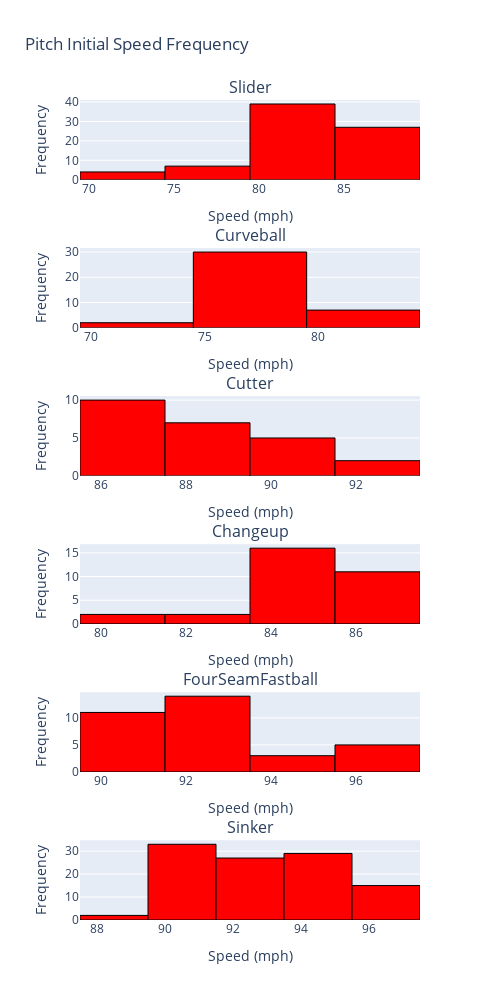

Here is the notebook cell this chart was saved with:
### Code cell
# Calculate the minimum and maximum speed
min_speed = min(min(speed) for speed in pitch_speed)
max_speed = max(max(speed) for speed in pitch_speed)

# Create subplots
fig = make_subplots(rows=len(pitch_type_types), cols=1, subplot_titles=pitch_type_types)

# Add histograms to subplots
for i in range(len(pitch_type_types)):
    hist = go.Histogram(
        x=pitch_speed[i],
        nbinsx=6,
        marker_color='red',
        marker_line_color='black',
        marker_line_width=1
    )

    fig.add_trace(hist, row=i+1, col=1)

    # Update x and y axis labels for each subplot
    fig.update_xaxes(title_text="Speed (mph)", row=i+1, col=1)
    fig.update_yaxes(title_text="Frequency", row=i+1, col=1)

# Update layout
fig.update_layout(
    height=1000,  # Adjust height as needed
    width=500,   # Adjust width as needed
    title_text='Pitch Initial Speed Frequency',
    showlegend=False
)
fig.show()

### Figure 1 — Plotly figure (JSON) as saved in the notebook; plotly's stock layout.template omitted (floating-point values rounded to 4 significant figures)
{"data": [{"marker": {"color": "red", "line": {"color": "black", "width": 1}}, "nbinsx": 6, "type": "histogram", "x": [84, 80, 80, 81, 83, 85, 80, 81, 86, 79, 78, 83, 83, 71, 85, 82, 83, 86, 86, 82, 83, 85, 80, 85, 86, 71, 80, 86, 87, 79, 84, 86, 80, 84, 84, 85, 83, 86, 85, 84, 76, 80, 80, 84, 85, 73, 87, 85, 70, 83, 87, 86, 79, 84, 86, 83, 84, 82, 86, 81, 80, 84, 84, 86, 81, 79, 84, 76, 86, 82, 84, 86, 86, 86, 83, 85, 81], "xaxis": "x", "yaxis": "y"}, {"marker": {"color": "red", "line": {"color": "black", "width": 1}}, "nbinsx": 6, "type": "histogram", "x": [79, 78, 79, 79, 79, 77, 79, 78, 78, 78, 77, 78, 77, 71, 78, 79, 78, 78, 79, 79, 77, 77, 82, 78, 78, 77, 81, 78, 80, 81, 78, 83, 80, 78, 78, 78, 72, 77, 81], "xaxis": "x2", "yaxis": "y2"}, {"marker": {"color": "red", "line": {"color": "black", "width": 1}}, "nbinsx": 6, "type": "histogram", "x": [88, 92, 87, 90, 88, 87, 87, 90, 87, 90, 90, 86, 87, 87, 90, 87, 93, 88, 89, 86, 89, 86, 88, 88], "xaxis": "x3", "yaxis": "y3"}, {"marker": {"color": "red", "line": {"color": "black", "width": 1}}, "nbinsx": 6, "type": "histogram", "x": [86, 86, 84, 84, 86, 83, 83, 85, 84, 85, 86, 85, 86, 81, 85, 85, 84, 86, 85, 85, 87, 86, 85, 85, 85, 86, 84, 86, 81, 86, 84], "xaxis": "x4", "yaxis": "y4"}, {"marker": {"color": "red", "line": {"color": "black", "width": 1}}, "nbinsx": 6, "type": "histogram", "x": [93, 93, 92, 90, 93, 95, 90, 96, 93, 93, 93, 91, 93, 97, 92, 90, 97, 92, 92, 96, 91, 93, 91, 90, 91, 93, 94, 92, 96, 91, 90, 94, 91], "xaxis": "x5", "yaxis": "y5"}, {"marker": {"color": "red", "line": {"color": "black", "width": 1}}, "nbinsx": 6, "type": "histogram", "x": [94, 93, 95, 90, 93, 93, 92, 97, 90, 97, 90, 96, 95, 93, 95, 95, 91, 90, 94, 96, 91, 94, 96, 92, 95, 95, 92, 89, 95, 91, 91, 95, 95, 91, 91, 90, 96, 94, 97, 91, 92, 96, 95, 91, 90, 96, 89, 93, 91, 95, 95, 94, 90, 91, 92, 90, 93, 95, 93, 93, 91, 95, 95, 97, 96, 93, 95, 95, 96, 91, 92, 92, 95, 92, 96, 90, 92, 92, 92, 94, 95, 92, 95, 90, 94, 92, 92, 95, 91, 91, 91, 92, 96, 91, 91, 92, 92, 90, 91, 97, 95, 90, 90, 90, 91, 92], "xaxis": "x6", "yaxis": "y6"}], "layout": {"annotations": [{"font": {"size": 16}, "showarrow": false, "text": "Slider", "x": 0.5, "xanchor": "center", "xref": "paper", "y": 1.0, "yanchor": "bottom", "yref": "paper"}, {"font": {"size": 16}, "showarrow": false, "text": "Curveball", "x": 0.5, "xanchor": "center", "xref": "paper", "y": 0.8194, "yanchor": "bottom", "yref": "paper"}, {"font": {"size": 16}, "showarrow": false, "text": "Cutter", "x": 0.5, "xanchor": "center", "xref": "paper", "y": 0.6389, "yanchor": "bottom", "yref": "paper"}, {"font": {"size": 16}, "showarrow": false, "text": "Changeup", "x": 0.5, "xanchor": "center", "xref": "paper", "y": 0.4583, "yanchor": "bottom", "yref": "paper"}, {"font": {"size": 16}, "showarrow": false, "text": "FourSeamFastball", "x": 0.5, "xanchor": "center", "xref": "paper", "y": 0.2778, "yanchor": "bottom", "yref": "paper"}, {"font": {"size": 16}, "showarrow": false, "text": "Sinker", "x": 0.5, "xanchor": "center", "xref": "paper", "y": 0.09722, "yanchor": "bottom", "yref": "paper"}], "height": 1000, "showlegend": false, "title": {"text": "Pitch Initial Speed Frequency"}, "width": 500, "xaxis": {"anchor": "y", "domain": [0, 1], "title": {"text": "Speed (mph)"}}, "xaxis2": {"anchor": "y2", "domain": [0, 1], "title": {"text": "Speed (mph)"}}, "xaxis3": {"anchor": "y3", "domain": [0, 1], "title": {"text": "Speed (mph)"}}, "xaxis4": {"anchor": "y4", "domain": [0, 1], "title": {"text": "Speed (mph)"}}, "xaxis5": {"anchor": "y5", "domain": [0, 1], "title": {"text": "Speed (mph)"}}, "xaxis6": {"anchor": "y6", "domain": [0, 1], "title": {"text": "Speed (mph)"}}, "yaxis": {"anchor": "x", "domain": [0.9028, 1.0], "title": {"text": "Frequency"}}, "yaxis2": {"anchor": "x2", "domain": [0.7222, 0.8194], "title": {"text": "Frequency"}}, "yaxis3": {"anchor": "x3", "domain": [0.5417, 0.6389], "title": {"text": "Frequency"}}, "yaxis4": {"anchor": "x4", "domain": [0.3611, 0.4583], "title": {"text": "Frequency"}}, "yaxis5": {"anchor": "x5", "domain": [0.1806, 0.2778], "title": {"text": "Frequency"}}, "yaxis6": {"anchor": "x6", "domain": [0, 0.09722], "title": {"text": "Frequency"}}}}
